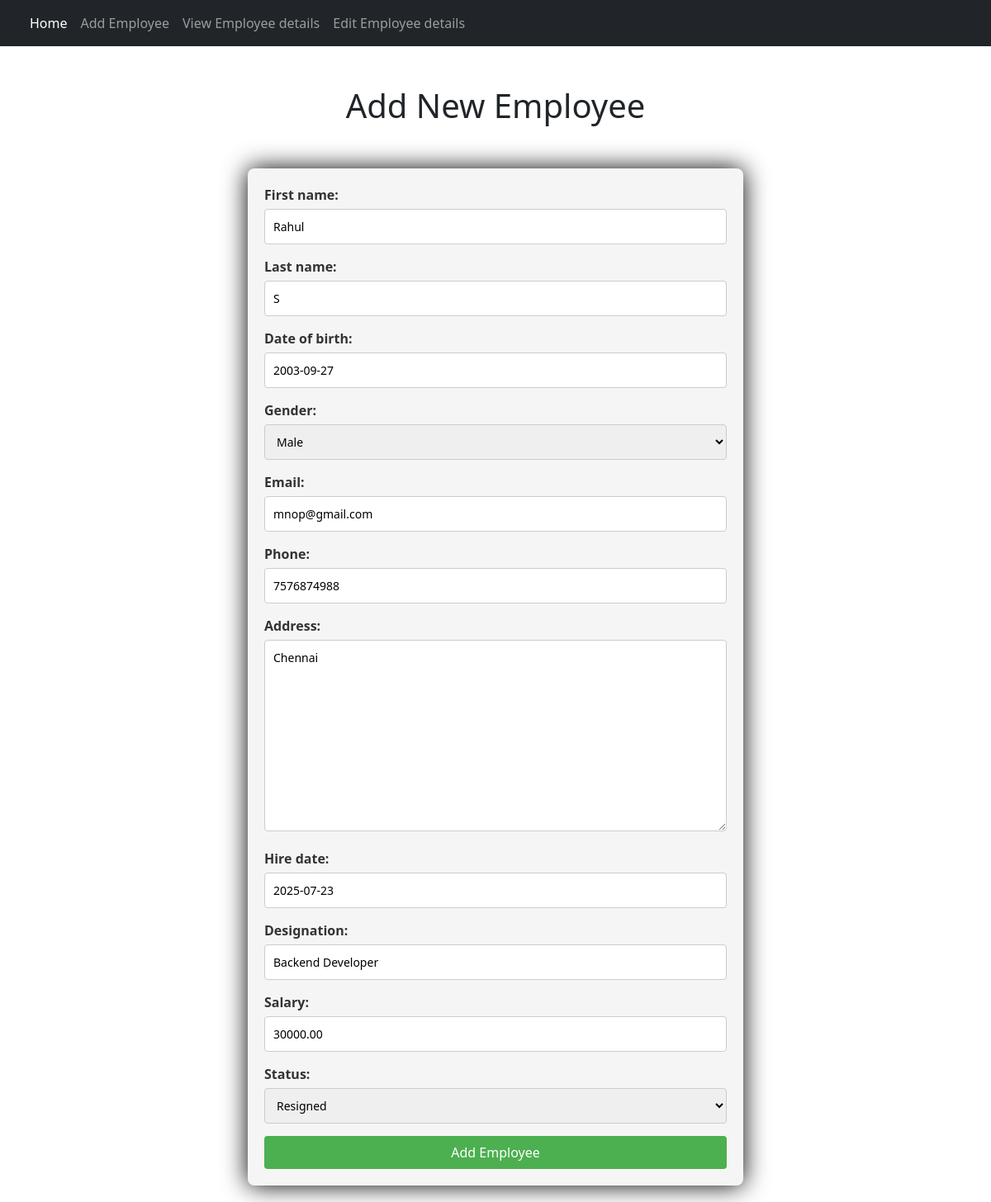
/employeehub/edit/update/4/, run on the app's committed database.
### EmployeeHub/models.py (models this page shows, shortened)
class Employee(models.Model):
    GENDER_CHOICES = [
        ('Male', 'Male'),
        ('Female', 'Female'),
        ('Other', 'Other'),
    ]
    STATUS_CHOICES = [
        ('Active', 'Active'),
        ('Resigned', 'Resigned'),
        ('On Leave', 'On Leave'),
    ]
    employee_id = models.AutoField(primary_key=True)
    first_name = models.CharField(max_length=50)
    last_name = models.CharField(max_length=50)
    date_of_birth = models.DateField()
    gender = models.CharField(max_length=10, choices=GENDER_CHOICES)
    email = models.EmailField(unique=True)
    phone = models.CharField(max_length=15)
    address = models.TextField()
    hire_date = models.DateField()
    designation = models.CharField(max_length=100)
    salary = models.DecimalField(max_digits=10, decimal_places=2)
    status = models.CharField(max_length=20, choices=STATUS_CHOICES, default='Active')

### EmployeeHub/views.py (the view)
# urls.py: path('edit/update/<int:id>/' , UpdateEmployee, name='employee_upd'),
def UpdateEmployee(request ,id):
    selected_employee=Employee.objects.get(employee_id=id)
    context={
        'employee_form':Employee_Form(instance=selected_employee)
    }
    if request.method =="POST":
        employee_form=Employee_Form(request.POST,instance=selected_employee)
        if employee_form.is_valid():
            employee_form.save()
            return redirect('/employeehub/edit/')
    return render(request, 'add_emp.html',context)

### EmployeeHub/forms.py
class Employee_Form(ModelForm):
    class Meta:
        model = Employee
        fields = '__all__'

### Frontend/templates/add_emp.html (shortened to what this page needs)
{% extends 'base.html' %}
{% block content %}
<h1><center>Add New Employee</center></h1>
<br>
<form action="" method="POST">
    {{employee_form}}
    <input type="submit" value="Add Employee">
    </form>
{% endblock %}

### Frontend/templates/base.html (style rules this page uses)
form { width: 50%; margin:20px auto; padding: 20px; background-color: #f5f5f5; border-radius: 8px; box-shadow: 0 0 30px rgba(0, 0, 0, 10); }
form label { display: block; margin-bottom: 5px; font-weight: bold; color: #333; }
form input[type="text"],input[type="email"] ,input[type="date"],input[type="number"],form textarea,form select { width: 100%; padding: 10px; margin-bottom: 15px; border: 1px solid #ccc; border-radius: 4px; box-sizing: border-box; font-size: 14px; }
input[type="submit"] { background-color: #4CAF50; color: white; padding: 8px; border: none; border-radius: 4px; cursor: pointer; font-size: 16px; width: 100%; }

### data on the page
Employee: first_name "Rahul", last_name "S", date_of_birth "2003-09-27", gender "Male", email "mnop@gmail.com", phone "7576874988", address "Chennai", hire_date "2025-07-23", designation "Backend Developer", salary "30000.00", status "Resigned"
